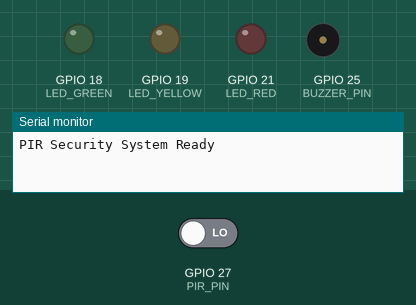
Simulated run of this sketch. Board: ESP32. Shown: output pins drawn as LEDs (lit = HIGH), buzzer (waves = sounding), the last lines printed to the serial monitor. The inputs (shaded band) are chosen by the test bench; at power-on: GPIO 27 (PIR_PIN) LOW.

Above: at 1.2 s.
1.3 s: GPIO 27 (PIR_PIN) driven HIGH
At 3.4 s:
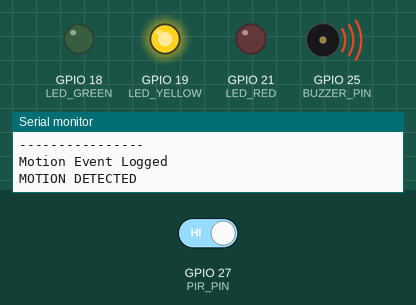
At 3.85 s:
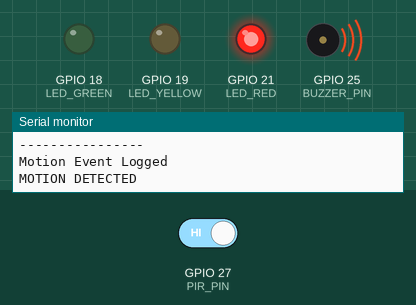
7.3 s: GPIO 27 (PIR_PIN) driven LOW
At 7.9 s:
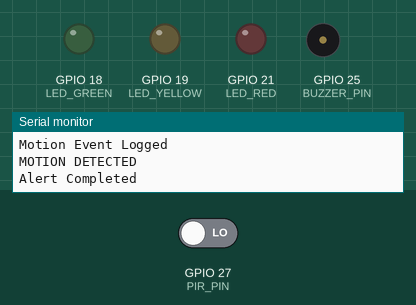
Timing chart, 0 to 10.3 s (numbered marks = the images above; inputs shaded):
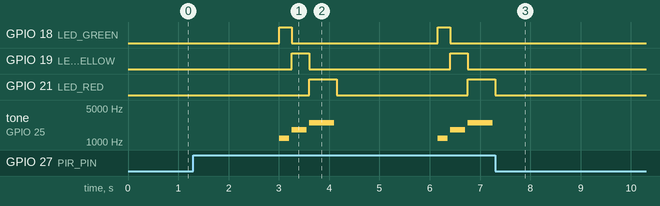

The sketch:

code.ino
```cpp
/* Author- Tanvi Kohli
Date- 05-07-2026
Description- PIR based security camera trigger.*/

#include <WiFi.h>

// ================= PINS =================
#define PIR_PIN 27
#define BUZZER_PIN 25

#define LED_GREEN 18
#define LED_YELLOW 19
#define LED_RED 21

// ================= TIME WINDOW =================
int startHour = 0;
int endHour = 24;
bool windowSet = false;

int currentHour = 12;

// ================= BUZZER PWM (FIX FOR MUTE ISSUE) =================
#define BUZZER_CHANNEL 0

// ================= SETUP =================
void setup() {

  Serial.begin(115200);

  pinMode(PIR_PIN, INPUT);

  pinMode(LED_GREEN, OUTPUT);
  pinMode(LED_YELLOW, OUTPUT);
  pinMode(LED_RED, OUTPUT);

  // IMPORTANT FIX: PWM buzzer works in Wokwi + ESP32
  ledcAttach(BUZZER_PIN, 2000, 8);

  Serial.println("PIR Security System Ready");
}

// ================= SERIAL COMMAND =================
void readCommand() {

  if (Serial.available()) {

    String cmd = Serial.readStringUntil('\n');

    if (cmd.startsWith("SET_HOURS")) {

      sscanf(cmd.c_str(), "SET_HOURS %d %d", &startHour, &endHour);

      windowSet = true;

      Serial.print("Window Set: ");
      Serial.print(startHour);
      Serial.print(" - ");
      Serial.println(endHour);
    }
  }
}

// ================= TIME CHECK =================
bool isActiveTime() {

  if (!windowSet) return true;

  if (startHour < endHour)
    return (currentHour >= startHour && currentHour < endHour);
  else
    return (currentHour >= startHour || currentHour < endHour);
}

// ================= BUZZER (WORKING VERSION) =================
void beep(int freq, int duration) {

  ledcWriteTone(BUZZER_PIN, freq);
  delay(duration);
  ledcWriteTone(BUZZER_PIN, 0);
  delay(50);
}

// ================= ALERT SYSTEM =================
void alertSystem() {

  Serial.println("MOTION DETECTED");

  digitalWrite(LED_GREEN, HIGH);
  beep(1200, 200);
  digitalWrite(LED_GREEN, LOW);

  digitalWrite(LED_YELLOW, HIGH);
  beep(1800, 300);
  digitalWrite(LED_YELLOW, LOW);

  digitalWrite(LED_RED, HIGH);
  beep(2500, 500);
  digitalWrite(LED_RED, LOW);

  Serial.println("Alert Completed");
}

// ================= LOOP =================
void loop() {

  readCommand();

  int pirState = digitalRead(PIR_PIN);

  static unsigned long lastTrigger = 0;

  if (pirState == HIGH && isActiveTime()) {

    if (millis() - lastTrigger > 3000) {

      lastTrigger = millis();

      Serial.println("----------------");
      Serial.println("Motion Event Logged");

      alertSystem();
    }
  }

  delay(200);
}
```

Measured:
- after the input at 1.3 s, GPIO 18 (LED_GREEN): alternates HIGH for 0.25 s and LOW for 2.9 s, starting after 1.7 s; GPIO 19 (LED_YELLOW): alternates HIGH for 0.35 s and LOW for 2.8 s, starting after 2.0 s
- after the input at 7.3 s, GPIO 18 (LED_GREEN), GPIO 19 (LED_YELLOW): stops changing and stays LOW; GPIO 21 (LED_RED): goes on until 7.3 s, then stays LOW; tone on GPIO 25 (BUZZER_PIN): stops changing and stays silent
